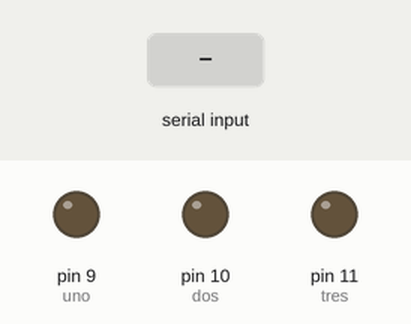
Simulated run of this sketch. Board: Arduino Uno, built with avr-gcc and run on an emulated ATmega328P. Parts: output pins drawn as LEDs (lit = HIGH). The test bench sets the inputs (shaded band).

Above: at 1.2 s.
1.3 s: "1" received over Serial
At 2.2 s:
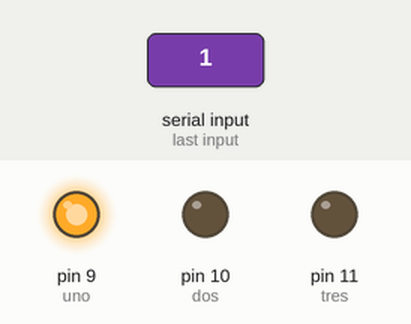
2.8 s: "2" received over Serial
At 3.4 s:
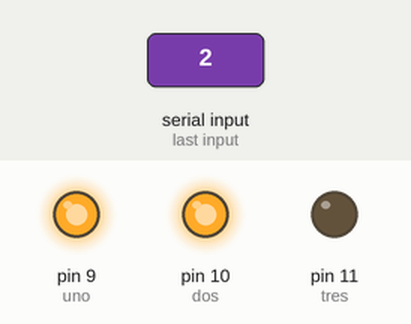
4.3 s: "3" received over Serial
At 5.5 s:
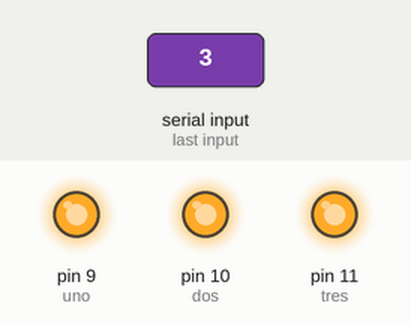
5.8 s: "1" received over Serial
At 6.8 s:
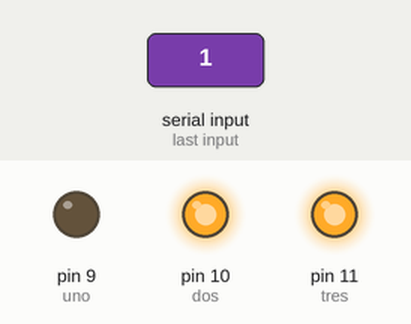
7.3 s: "2" received over Serial
At 8.0 s:
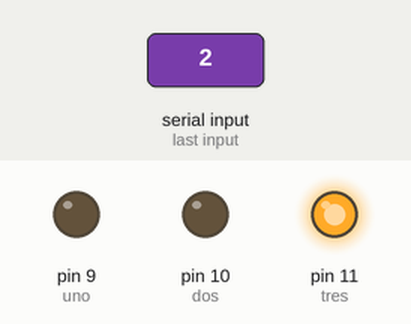
Timing chart, 0 to 9.8 s (numbered marks = the images above; inputs shaded):
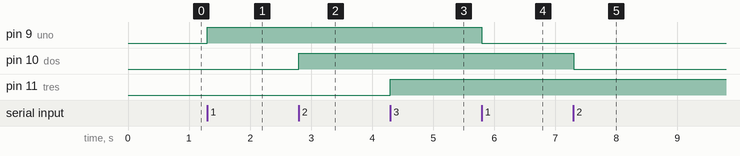

Measured:
- after the input at 1.3 s, pin 9 (uno): LOW → HIGH at once
- after the input at 2.8 s, pin 10 (dos): LOW → HIGH at once
- after the input at 4.3 s, pin 11 (tres): LOW → HIGH at once
- after the input at 5.8 s, pin 9 (uno): HIGH → LOW at once
- after the input at 7.3 s, pin 10 (dos): HIGH → LOW at once

The sketch:

uso_switch.ino
```cpp
int uno=9;
int dos=10;
int tres=11;
char recibido;

//es lo mismo
boolean prendido1=false;
boolean prendido2=LOW;
boolean prendido3=0;

void setup()
{

  pinMode(uno,OUTPUT);
  digitalWrite(uno,LOW);
  pinMode(dos,OUTPUT);
  digitalWrite(uno,LOW);
  pinMode(tres,OUTPUT);
  digitalWrite(uno,false);  //poner 0 es lo mismo que poner false o LOW

  Serial.begin(9600);  //ESTABLECE VELOCIDAD DE TRANSMISION
}

void loop()
{
  if (Serial.available())
  {
    recibido=Serial.read();

    switch (recibido)
    {
      case '1':
        if(prendido1==LOW)
        {
          digitalWrite(uno,HIGH);
          prendido1=HIGH;
        }
        else
        {
          digitalWrite(uno,LOW);
          prendido1=LOW;
        }
        break;

      case '2':
        if(prendido2==LOW)
        {
          digitalWrite(dos,HIGH);
          prendido2=HIGH;
        }
        else
        {
          digitalWrite(dos,LOW);
          prendido2=LOW;
        }
        break;

      case '3':
        if(prendido3==LOW)
        {
          digitalWrite(tres,HIGH);
          prendido3=HIGH;
        }
        else
        {
          digitalWrite(tres,LOW);
          prendido3=LOW;
        }
        break;


    }
  }
}
```
